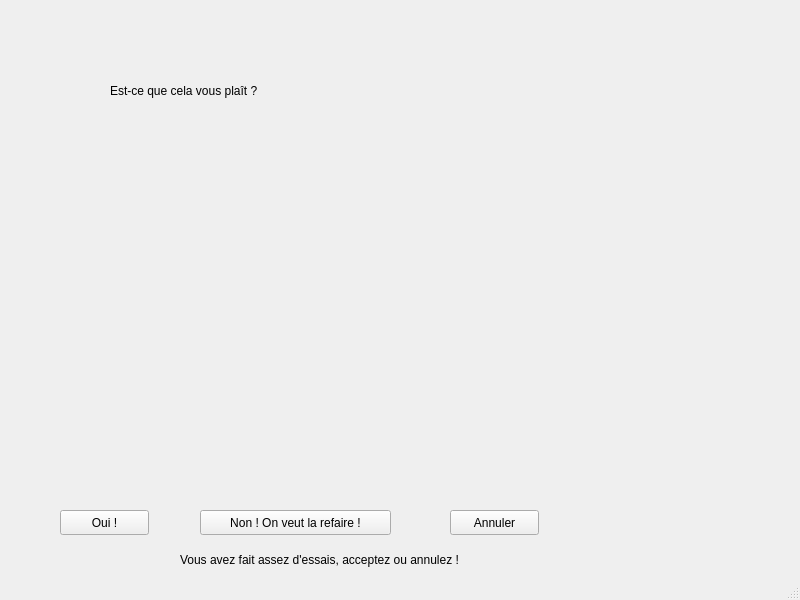
<?xml version="1.0" encoding="UTF-8"?>
<ui version="4.0">
 <class>DisplayWindow</class>
 <widget class="QMainWindow" name="DisplayWindow">
  <property name="geometry">
   <rect>
    <x>0</x>
    <y>0</y>
    <width>800</width>
    <height>600</height>
   </rect>
  </property>
  <property name="windowTitle">
   <string>Affichage</string>
  </property>
  <widget class="QWidget" name="centralwidget">
   <widget class="QLabel" name="displayLabel">
    <property name="geometry">
     <rect>
      <x>110</x>
      <y>70</y>
      <width>451</width>
      <height>41</height>
     </rect>
    </property>
    <property name="text">
     <string>Est-ce que cela vous plaît ?</string>
    </property>
   </widget>
   <widget class="QPushButton" name="okButton">
    <property name="geometry">
     <rect>
      <x>60</x>
      <y>510</y>
      <width>89</width>
      <height>25</height>
     </rect>
    </property>
    <property name="text">
     <string>Oui !</string>
    </property>
   </widget>
   <widget class="QPushButton" name="redoButton">
    <property name="geometry">
     <rect>
      <x>200</x>
      <y>510</y>
      <width>191</width>
      <height>25</height>
     </rect>
    </property>
    <property name="text">
     <string>Non ! On veut la refaire !</string>
    </property>
   </widget>
   <widget class="QPushButton" name="cancelButton">
    <property name="geometry">
     <rect>
      <x>450</x>
      <y>510</y>
      <width>89</width>
      <height>25</height>
     </rect>
    </property>
    <property name="text">
     <string>Annuler</string>
    </property>
   </widget>
   <widget class="QLabel" name="triesLabel">
    <property name="geometry">
     <rect>
      <x>180</x>
      <y>550</y>
      <width>361</width>
      <height>20</height>
     </rect>
    </property>
    <property name="text">
     <string>Vous avez fait assez d'essais, acceptez ou annulez !</string>
    </property>
   </widget>
   <widget class="QLabel" name="imageLabel">
    <property name="geometry">
     <rect>
      <x>230</x>
      <y>150</y>
      <width>411</width>
      <height>291</height>
     </rect>
    </property>
    <property name="text">
     <string/>
    </property>
   </widget>
  </widget>
  <widget class="QStatusBar" name="statusbar"/>
 </widget>
 <resources/>
 <connections/>
</ui>
